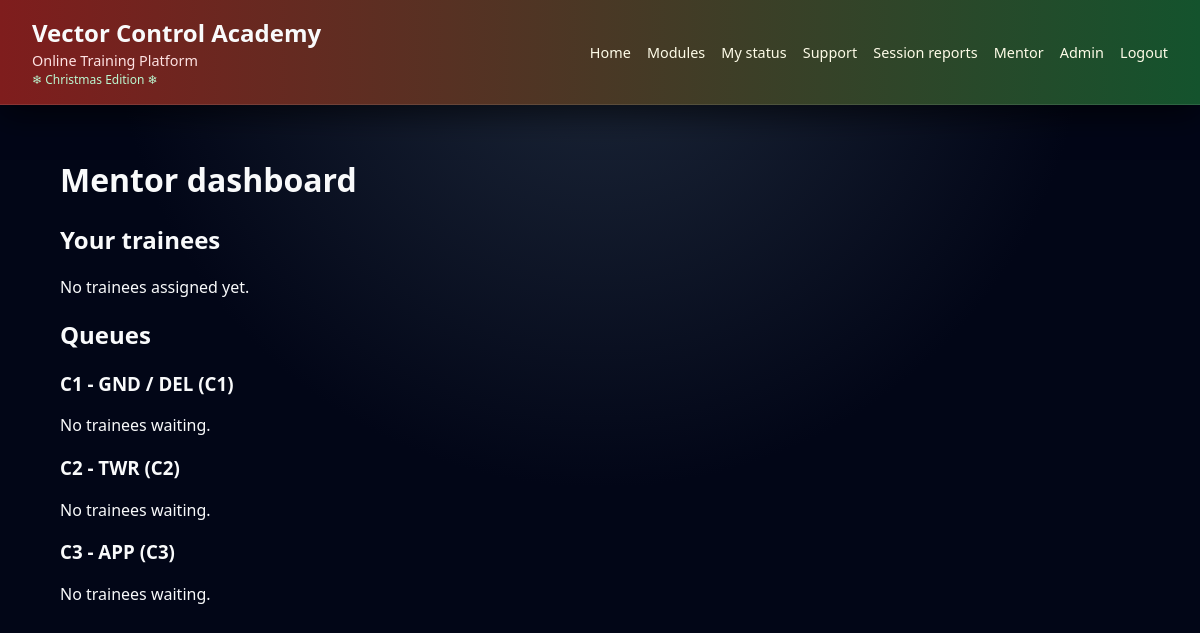
/mentor (signed in), run on the app's committed database.
### app.py (models this page shows)
class Module(db.Model):
    id = db.Column(db.Integer, primary_key=True)
    code = db.Column(db.String(16), unique=True, nullable=False)
    title = db.Column(db.String(255), nullable=False)
    description = db.Column(db.Text, nullable=False)
    stage = db.Column(db.Integer, nullable=False)  # 1,2,3,4
    avg_weekly_capacity = db.Column(db.Integer, default=4, nullable=False)
    signups = db.relationship("ModuleSignup", back_populates="module")

### app.py (the view)
    @login_required
    def wrapped(*args, **kwargs):
        if not (current_user.is_admin or current_user.is_mentor):
            flash("Mentor permissions required.", "danger")
            return redirect(url_for("index"))
        return view(*args, **kwargs)

### app.py (called while the page is built)
@login_manager.user_loader
def load_user(user_id: str) -> Optional[User]:
    return db.session.get(User, int(user_id))

def mentor_required(view):
    @login_required
    def wrapped(*args, **kwargs):
        if not (current_user.is_admin or current_user.is_mentor):
            flash("Mentor permissions required.", "danger")
            return redirect(url_for("index"))
        return view(*args, **kwargs)
    wrapped.__name__ = view.__name__
    return wrapped

def module_queue(module: Module) -> List[ModuleSignup]:
    return (
        ModuleSignup.query.filter_by(module_id=module.id, status="waiting")
        .order_by(ModuleSignup.priority.desc(), ModuleSignup.created_at.asc())
        .all()
    )

@app.route("/mentor")
@mentor_required
def mentor_dashboard():
    modules = Module.query.order_by(Module.stage.asc()).all()
    my_active = (
        ModuleSignup.query.filter(
            ModuleSignup.mentor_id == current_user.id,
            ModuleSignup.status == "waiting",
        )
        .order_by(ModuleSignup.last_updated.desc())
        .all()
    )
    module_queues: Dict[int, List[ModuleSignup]] = {}
    for m in modules:
        module_queues[m.id] = module_queue(m)
    return render_template(
        "mentor_dashboard.html",
        modules=modules,
        my_active=my_active,
        module_queues=module_queues,
    )

### templates/mentor_dashboard.html (shortened to what this page needs)
{% extends "base.html" %}
{% block content %}
  <h1>Mentor dashboard</h1>
  <section>
    <h2>Your trainees</h2>
    {% if not my_active %}
      <p>No trainees assigned yet.</p>
    {% endif %}
  </section>
  <section>
    <h2>Queues</h2>
    {% for m in modules %}
      <h3>{{ m.title }} ({{ m.code }})</h3>
      {% set queue = module_queues[m.id] %}
      {% if not queue %}
        <p>No trainees waiting.</p>
      {% endif %}
    {% endfor %}
  </section>
{% endblock %}

### templates/base.html (style rules this page uses)
body { font-family: system-ui, -apple-system, BlinkMacSystemFont, "Segoe UI", sans-serif; margin: 0; padding: 0; background: radial-gradient(circle at top, #1e293b 0, #020617 55%, #020617 100%); color: #f9fafb; overflow-x: hidden; }

### data on the page
Module: title "C1 - GND / DEL", code "C1"
Module: title "C2 - TWR", code "C2"
Module: title "C3 - APP", code "C3"
